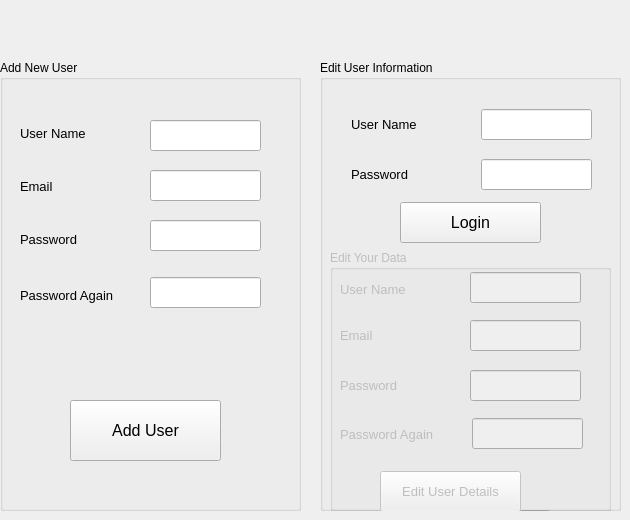
    <widget class="QWidget" name="tab_2">
     <attribute name="title">
      <string>Users</string>
     </attribute>
     <widget class="QGroupBox" name="groupBox">
      <property name="geometry">
       <rect>
        <x>0</x>
        <y>60</y>
        <width>301</width>
        <height>451</height>
       </rect>
      </property>
      <property name="title">
       <string>Add New User</string>
      </property>
      <widget class="QLabel" name="label_16">
       <property name="geometry">
        <rect>
         <x>20</x>
         <y>58</y>
         <width>101</width>
         <height>31</height>
        </rect>
       </property>
       <property name="font">
        <font>
         <pointsize>10</pointsize>
        </font>
       </property>
       <property name="text">
        <string>User Name</string>
       </property>
      </widget>
      <widget class="QLabel" name="label_17">
       <property name="geometry">
        <rect>
         <x>20</x>
         <y>164</y>
         <width>101</width>
         <height>31</height>
        </rect>
       </property>
       <property name="font">
        <font>
         <pointsize>10</pointsize>
        </font>
       </property>
       <property name="text">
        <string>Password</string>
       </property>
      </widget>
      <widget class="QLabel" name="label_18">
       <property name="geometry">
        <rect>
         <x>20</x>
         <y>220</y>
         <width>131</width>
         <height>31</height>
        </rect>
       </property>
       <property name="font">
        <font>
         <pointsize>10</pointsize>
        </font>
       </property>
       <property name="text">
        <string>Password Again</string>
       </property>
      </widget>
      <widget class="QLabel" name="label_19">
       <property name="geometry">
        <rect>
         <x>20</x>
         <y>116</y>
         <width>71</width>
         <height>21</height>
        </rect>
       </property>
       <property name="font">
        <font>
         <pointsize>10</pointsize>
        </font>
       </property>
       <property name="text">
        <string>Email</string>
       </property>
      </widget>
      <widget class="QLineEdit" name="username">
       <property name="geometry">
        <rect>
         <x>150</x>
         <y>60</y>
         <width>111</width>
         <height>31</height>
        </rect>
       </property>
      </widget>
      <widget class="QLineEdit" name="email">
       <property name="geometry">
        <rect>
         <x>150</x>
         <y>110</y>
         <width>111</width>
         <height>31</height>
        </rect>
       </property>
      </widget>
      <widget class="QLineEdit" name="password">
       <property name="geometry">
        <rect>
         <x>150</x>
         <y>160</y>
         <width>111</width>
         <height>31</height>
        </rect>
       </property>
       <property name="echoMode">
        <enum>QLineEdit::Password</enum>
       </property>
      </widget>
      <widget class="QLineEdit" name="password2">
       <property name="geometry">
        <rect>
         <x>150</x>
         <y>217</y>
         <width>111</width>
         <height>31</height>
        </rect>
       </property>
       <property name="echoMode">
        <enum>QLineEdit::Password</enum>
       </property>
      </widget>
      <widget class="QPushButton" name="add_user">
       <property name="geometry">
        <rect>
         <x>70</x>
         <y>340</y>
         <width>151</width>
         <height>61</height>
        </rect>
       </property>
       <property name="font">
        <font>
         <pointsize>12</pointsize>
        </font>
       </property>
       <property name="text">
        <string>Add User</string>
       </property>
      </widget>
      <widget class="QLabel" name="label_29">
       <property name="geometry">
        <rect>
         <x>80</x>
         <y>280</y>
         <width>211</width>
         <height>31</height>
        </rect>
       </property>
       <property name="font">
        <font>
         <family>Segoe UI</family>
         <pointsize>12</pointsize>
        </font>
       </property>
       <property name="text">
        <string/>
       </property>
      </widget>
     </widget>
     <widget class="QGroupBox" name="groupBox_2">
      <property name="geometry">
       <rect>
        <x>320</x>
        <y>60</y>
        <width>301</width>
        <height>451</height>
       </rect>
      </property>
      <property name="title">
       <string>Edit User Information</string>
      </property>
      <widget class="QLineEdit" name="login_username">
       <property name="geometry">
        <rect>
         <x>161</x>
         <y>49</y>
         <width>111</width>
         <height>31</height>
        </rect>
       </property>
      </widget>
      <widget class="QLabel" name="label_22">
       <property name="geometry">
        <rect>
         <x>31</x>
         <y>99</y>
         <width>91</width>
         <height>31</height>
        </rect>
       </property>
       <property name="font">
        <font>
         <pointsize>10</pointsize>
        </font>
       </property>
       <property name="text">
        <string>Password</string>
       </property>
      </widget>
      <widget class="QLabel" name="label_23">
       <property name="geometry">
        <rect>
         <x>31</x>
         <y>49</y>
         <width>91</width>
         <height>31</height>
        </rect>
       </property>
       <property name="font">
        <font>
         <pointsize>10</pointsize>
        </font>
       </property>
       <property name="text">
        <string>User Name</string>
       </property>
      </widget>
      <widget class="QLineEdit" name="login_password">
       <property name="geometry">
        <rect>
         <x>161</x>
         <y>99</y>
         <width>111</width>
         <height>31</height>
        </rect>
       </property>
       <property name="echoMode">
        <enum>QLineEdit::Password</enum>
       </property>
      </widget>
      <widget class="QPushButton" name="login">
       <property name="geometry">
        <rect>
         <x>80</x>
         <y>142</y>
         <width>141</width>
         <height>41</height>
        </rect>
       </property>
       <property name="font">
        <font>
         <pointsize>12</pointsize>
        </font>
       </property>
       <property name="text">
        <string>Login</string>
       </property>
      </widget>
      <widget class="QPushButton" name="pushButton_13">
       <property name="geometry">
        <rect>
         <x>80</x>
         <y>450</y>
         <width>151</width>
         <height>61</height>
        </rect>
       </property>
       <property name="font">
        <font>
         <pointsize>12</pointsize>
        </font>
       </property>
       <property name="text">
        <string>Add New User</string>
       </property>
      </widget>
      <widget class="QGroupBox" name="groupBox_3">
       <property name="enabled">
        <bool>false</bool>
       </property>
       <property name="geometry">
        <rect>
         <x>10</x>
         <y>190</y>
         <width>281</width>
         <height>261</height>
        </rect>
       </property>
       <property name="title">
        <string>Edit Your Data</string>
       </property>
       <widget class="QLineEdit" name="edit_email">
        <property name="geometry">
         <rect>
          <x>140</x>
          <y>70</y>
          <width>111</width>
          <height>31</height>
         </rect>
        </property>
       </widget>
       <widget class="QPushButton" name="edit">
        <property name="geometry">
         <rect>
          <x>50</x>
          <y>221</y>
          <width>141</width>
          <height>41</height>
         </rect>
        </property>
        <property name="font">
         <font>
          <pointsize>10</pointsize>
         </font>
        </property>
        <property name="text">
         <string>Edit User Details</string>
        </property>
       </widget>
       <widget class="QLineEdit" name="edit_password">
        <property name="geometry">
         <rect>
          <x>140</x>
          <y>120</y>
          <width>111</width>
          <height>31</height>
         </rect>
        </property>
        <property name="echoMode">
         <enum>QLineEdit::Password</enum>
        </property>
       </widget>
       <widget class="QLineEdit" name="edit_password2">
        <property name="geometry">
         <rect>
          <x>142</x>
          <y>168</y>
          <width>111</width>
          <height>31</height>
         </rect>
        </property>
        <property name="echoMode">
         <enum>QLineEdit::Password</enum>
        </property>
       </widget>
       <widget class="QLabel" name="label_25">
        <property name="geometry">
         <rect>
          <x>10</x>
          <y>120</y>
          <width>81</width>
          <height>31</height>
         </rect>
        </property>
        <property name="font">
         <font>
          <pointsize>10</pointsize>
         </font>
        </property>
        <property name="text">
         <string>Password</string>
        </property>
       </widget>
       <widget class="QLineEdit" name="edit_username">
        <property name="geometry">
         <rect>
          <x>140</x>
          <y>22</y>
          <width>111</width>
          <height>31</height>
         </rect>
        </property>
       </widget>
       <widget class="QLabel" name="label_20">
        <property name="geometry">
         <rect>
          <x>10</x>
          <y>70</y>
          <width>71</width>
          <height>31</height>
         </rect>
        </property>
        <property name="font">
         <font>
          <pointsize>10</pointsize>
         </font>
        </property>
        <property name="text">
         <string>Email</string>
        </property>
       </widget>
       <widget class="QLabel" name="label_24">
        <property name="geometry">
         <rect>
          <x>10</x>
          <y>164</y>
          <width>131</width>
          <height>41</height>
         </rect>
        </property>
        <property name="font">
         <font>
          <pointsize>10</pointsize>
         </font>
        </property>
        <property name="text">
         <string>Password Again</string>
        </property>
       </widget>
       <widget class="QLabel" name="label_21">
        <property name="geometry">
         <rect>
          <x>10</x>
          <y>24</y>
          <width>91</width>
          <height>31</height>
         </rect>
        </property>
        <property name="font">
         <font>
          <pointsize>10</pointsize>
         </font>
        </property>
        <property name="text">
         <string>User Name</string>
        </property>
       </widget>
      </widget>
     </widget>
    </widget>
